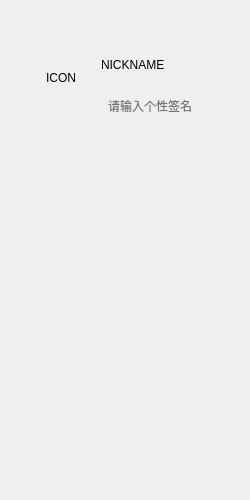
<?xml version="1.0" encoding="UTF-8"?>
<ui version="4.0">
 <class>MainWidget</class>
 <widget class="QWidget" name="MainWidget">
  <property name="geometry">
   <rect>
    <x>0</x>
    <y>0</y>
    <width>250</width>
    <height>500</height>
   </rect>
  </property>
  <property name="minimumSize">
   <size>
    <width>250</width>
    <height>500</height>
   </size>
  </property>
  <property name="mouseTracking">
   <bool>true</bool>
  </property>
  <property name="focusPolicy">
   <enum>Qt::ClickFocus</enum>
  </property>
  <property name="windowTitle">
   <string>Form</string>
  </property>
  <layout class="QVBoxLayout" name="verticalLayout">
   <property name="spacing">
    <number>0</number>
   </property>
   <property name="leftMargin">
    <number>1</number>
   </property>
   <property name="topMargin">
    <number>1</number>
   </property>
   <property name="rightMargin">
    <number>1</number>
   </property>
   <property name="bottomMargin">
    <number>1</number>
   </property>
   <item>
    <layout class="QHBoxLayout" name="horizontalLayout">
     <property name="spacing">
      <number>0</number>
     </property>
     <item>
      <spacer name="horizontalSpacer">
       <property name="orientation">
        <enum>Qt::Horizontal</enum>
       </property>
       <property name="sizeHint" stdset="0">
        <size>
         <width>40</width>
         <height>27</height>
        </size>
       </property>
      </spacer>
     </item>
     <item>
      <widget class="QPushButton" name="settingsButton">
       <property name="minimumSize">
        <size>
         <width>27</width>
         <height>27</height>
        </size>
       </property>
       <property name="maximumSize">
        <size>
         <width>27</width>
         <height>27</height>
        </size>
       </property>
       <property name="mouseTracking">
        <bool>true</bool>
       </property>
       <property name="styleSheet">
        <string notr="true">QPushButton {
    background-color: transparent;
    background-image: url(:/res/button_settings.png);
    outline: 0px;
    color: white;
    border: none;
}

QPushButton:hover {
    background-image: url(:/res/button_settings_hover.png);
}

QPushButton::menu-indicator {
    image: none;
}</string>
       </property>
       <property name="text">
        <string/>
       </property>
      </widget>
     </item>
     <item alignment="Qt::AlignVCenter">
      <widget class="QPushButton" name="minimizeButton">
       <property name="sizePolicy">
        <sizepolicy hsizetype="Fixed" vsizetype="Fixed">
         <horstretch>0</horstretch>
         <verstretch>0</verstretch>
        </sizepolicy>
       </property>
       <property name="minimumSize">
        <size>
         <width>27</width>
         <height>27</height>
        </size>
       </property>
       <property name="maximumSize">
        <size>
         <width>27</width>
         <height>27</height>
        </size>
       </property>
       <property name="mouseTracking">
        <bool>true</bool>
       </property>
       <property name="focusPolicy">
        <enum>Qt::NoFocus</enum>
       </property>
       <property name="styleSheet">
        <string notr="true">QPushButton {
    background-color: transparent;
    background-image: url(:/res/button_minimize.png);
    outline: 0px;
    color: white;
    border: none;
}

QPushButton:hover {
    background-image: url(:/res/button_minimize_hover.png);
}</string>
       </property>
       <property name="text">
        <string/>
       </property>
      </widget>
     </item>
     <item alignment="Qt::AlignVCenter">
      <widget class="QPushButton" name="closeButton">
       <property name="sizePolicy">
        <sizepolicy hsizetype="Fixed" vsizetype="Fixed">
         <horstretch>0</horstretch>
         <verstretch>0</verstretch>
        </sizepolicy>
       </property>
       <property name="minimumSize">
        <size>
         <width>27</width>
         <height>27</height>
        </size>
       </property>
       <property name="maximumSize">
        <size>
         <width>27</width>
         <height>27</height>
        </size>
       </property>
       <property name="mouseTracking">
        <bool>true</bool>
       </property>
       <property name="focusPolicy">
        <enum>Qt::NoFocus</enum>
       </property>
       <property name="styleSheet">
        <string notr="true">QPushButton {
    background-color: transparent;
    background-image: url(:/res/button_close.png);
    outline: 0px;
    color: white;
    border: none;
}

QPushButton:hover {
    background-image: url(:/res/button_close_hover.png);
}</string>
       </property>
       <property name="text">
        <string/>
       </property>
      </widget>
     </item>
    </layout>
   </item>
   <item>
    <layout class="QHBoxLayout" name="horizontalLayout_2">
     <property name="leftMargin">
      <number>20</number>
     </property>
     <property name="topMargin">
      <number>10</number>
     </property>
     <property name="rightMargin">
      <number>20</number>
     </property>
     <property name="bottomMargin">
      <number>10</number>
     </property>
     <item alignment="Qt::AlignVCenter">
      <widget class="QLabel" name="iconLabel">
       <property name="minimumSize">
        <size>
         <width>80</width>
         <height>80</height>
        </size>
       </property>
       <property name="maximumSize">
        <size>
         <width>80</width>
         <height>80</height>
        </size>
       </property>
       <property name="text">
        <string>ICON</string>
       </property>
       <property name="alignment">
        <set>Qt::AlignCenter</set>
       </property>
      </widget>
     </item>
     <item>
      <layout class="QVBoxLayout" name="verticalLayout_2">
       <item>
        <widget class="QLabel" name="nicknameLabel">
         <property name="text">
          <string>NICKNAME</string>
         </property>
        </widget>
       </item>
       <item>
        <widget class="QLineEdit" name="introEdit">
         <property name="styleSheet">
          <string notr="true">QLineEdit {
	background: transparent;
	border: 0px;
	padding: 5px;
}

QLineEdit:hover {
	background-color: rgba(255,255,255,120);
	border-width: 0px;
	border-radius: 3px;
	padding: 5px;
}

QLineEdit:focus {
	background-color: rgba(255,255,255,120);
	border-width: 0px;
	border-radius: 3px;
	padding: 5px;
}</string>
         </property>
         <property name="placeholderText">
          <string>请输入个性签名</string>
         </property>
        </widget>
       </item>
      </layout>
     </item>
    </layout>
   </item>
   <item>
    <widget class="QScrollArea" name="scrollArea">
     <property name="mouseTracking">
      <bool>true</bool>
     </property>
     <property name="focusPolicy">
      <enum>Qt::ClickFocus</enum>
     </property>
     <property name="styleSheet">
      <string notr="true">QScrollArea {
    border: none;
    background: white;
}</string>
     </property>
     <property name="horizontalScrollBarPolicy">
      <enum>Qt::ScrollBarAlwaysOff</enum>
     </property>
     <property name="widgetResizable">
      <bool>true</bool>
     </property>
     <widget class="RosterWidget" name="rosterWidget">
      <property name="geometry">
       <rect>
        <x>0</x>
        <y>0</y>
        <width>248</width>
        <height>369</height>
       </rect>
      </property>
      <property name="mouseTracking">
       <bool>true</bool>
      </property>
     </widget>
    </widget>
   </item>
  </layout>
 </widget>
 <customwidgets>
  <customwidget>
   <class>RosterWidget</class>
   <extends>QWidget</extends>
   <header>rosterwidget.h</header>
   <container>1</container>
  </customwidget>
 </customwidgets>
 <resources/>
 <connections/>
</ui>
